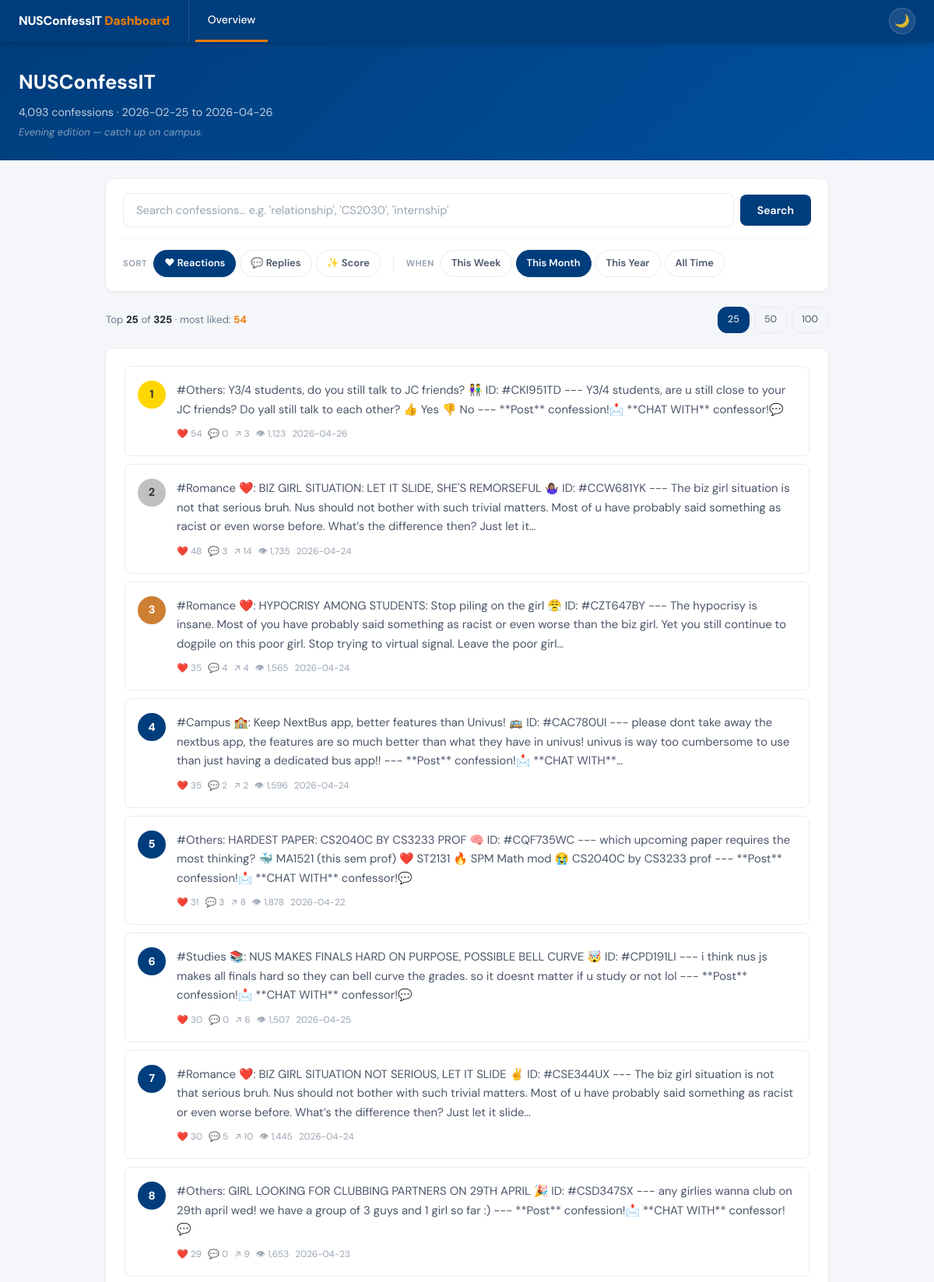
/?sort=reactions&range=month&n=25 (upper part), run on the app's committed database.
### tables this page shows
CREATE TABLE messages (
                id INTEGER NOT NULL,
                channel TEXT NOT NULL,
                date TEXT,
                text TEXT,
                views INTEGER DEFAULT 0,
                forwards INTEGER DEFAULT 0,
                reactions_count INTEGER DEFAULT 0,
                reply_count INTEGER DEFAULT 0,
                is_reply BOOLEAN DEFAULT 0,
                reply_to_msg_id INTEGER,
                word_count INTEGER DEFAULT 0,
                char_count INTEGER DEFAULT 0,
                scraped_at TEXT, category TEXT, confession_id TEXT, title TEXT, content TEXT, llm_summary TEXT, summary_date TEXT,
                PRIMARY KEY (id, channel)
            );

### server.py (the view)
@app.route("/")
def index():
    range_key = request.args.get("range", "week")
    if range_key not in RANGES:
        range_key = "week"
    n = min(int(request.args.get("n", 25)), 200)
    sort_key = request.args.get("sort", "reactions")
    if sort_key not in SORTS:
        sort_key = "reactions"
    q = request.args.get("q", "").strip()
    days = RANGES[range_key]
    conn = _connect()
    count_q = "SELECT COUNT(*) FROM messages WHERE is_reply=0"
    params = []
    if days:
        since = (datetime.now(timezone.utc) - timedelta(days=days)).isoformat()
        count_q += " AND date >= ?"
        params.append(since)
    total = conn.execute(count_q, params).fetchone()[0]
    conn.close()
    posts = get_posts(days=days, limit=n, sort=sort_key, q=q or None)
    stats = get_overview_stats()
    monthly = get_monthly_counts()
    max_monthly = max(c for _, c in monthly) if monthly else 1
    return render_template("index.html",
        active_page="home",
        posts=posts,
        stats=stats,
        monthly=monthly,
        max_monthly=max_monthly,
        range_key=range_key,
        sort_key=sort_key,
        q=q,
        n=n,
        total=total,
    )

### server.py (called while the page is built)
def _strip_md(text: str) -> str:
    return _MD_INLINE.sub(r'\1', text)

def _connect():
    conn = sqlite3.connect(DB_PATH)
    conn.row_factory = sqlite3.Row
    return conn

def _score_expr():
    return "(reactions_count * 3 + reply_count * 2 + forwards)"

def _excerpt(text: str, max_chars: int = 300) -> str:
    text = _strip_md((text or "").strip())
    if len(text) <= max_chars:
        return text
    return text[:max_chars].rsplit(" ", 1)[0] + "…"

def _enrich(rows):
    out = []
    for r in rows:
        p = dict(r)
        p["excerpt"] = _excerpt(p.get("content") or p.get("text") or "")
        p["score"] = p.get("score", 0)
        out.append(p)
    return out

def get_posts(days=None, limit=25, sort="reactions", q=None):
    conn = _connect()
    order_expr = SORTS.get(sort, SORTS["reactions"])
    sql = f"SELECT *, {_score_expr()} AS score FROM messages WHERE is_reply=0"
    params = []
    if days:
        since = (datetime.now(timezone.utc) - timedelta(days=days)).isoformat()
        sql += " AND date >= ?"
        params.append(since)
    if q:
        like = f"%{q}%"
        sql += " AND (text LIKE ? OR title LIKE ? OR content LIKE ?)"
        params.extend([like, like, like])
    sql += f" ORDER BY {order_expr} DESC LIMIT ?"
    params.append(limit)
    rows = conn.execute(sql, params).fetchall()
    conn.close()
    return _enrich(rows)

def get_monthly_counts():
    conn = _connect()
    rows = conn.execute("""
        SELECT strftime('%Y-%m', date) as month, COUNT(*) as cnt
        FROM messages WHERE is_reply=0 AND date IS NOT NULL
        GROUP BY month ORDER BY month DESC LIMIT 18
    """).fetchall()
    conn.close()
    data = [(r["month"], r["cnt"]) for r in rows]
    data.reverse()
    return data

### templates/index.html (shortened to what this page needs)
{% extends "base.html" %}
{% block content %}
<div class="page-header">
  <h1>NUSConfessIT</h1>
  <p>{{ "{:,}".format(stats.total) }} confessions &middot; {{ stats.first_date }} to {{ stats.last_date }}</p>
  <p id="time-tagline" style="opacity:0.5; font-size:0.81rem; margin-top:4px; font-style:italic;"></p>
</div>
<div class="container">
  <div class="filter-bar">
    <form method="get" action="/">
      <div class="search-bar" style="margin-bottom:0; display:flex; align-items:center; gap:8px;">
        <input type="text" name="q" value="{{ q }}" placeholder="Search confessions… e.g. 'relationship', 'CS2030', 'internship'" />
        <button type="submit">Search</button>
      </div>
    </form>
    <div class="filter-row">
      <div class="filter-group">
        <span class="filter-label">Sort</span>
        <div class="filter-pills">
          <a href="/?sort=reactions&range={{ range_key }}&n={{ n }}{% if q %}&q={{ q|urlencode }}{% endif %}" class="{{ 'active' if sort_key == 'reactions' }}">❤ Reactions</a>
          <a href="/?sort=replies&range={{ range_key }}&n={{ n }}{% if q %}&q={{ q|urlencode }}{% endif %}" class="{{ 'active' if sort_key == 'replies' }}">💬 Replies</a>
          <a href="/?sort=score&range={{ range_key }}&n={{ n }}{% if q %}&q={{ q|urlencode }}{% endif %}" class="{{ 'active' if sort_key == 'score' }}">✨ Score</a>
        </div>
      </div>
      <div class="filter-group">
        <span class="filter-label">When</span>
        <div class="filter-pills">
          <a href="/?sort={{ sort_key }}&range=week&n={{ n }}{% if q %}&q={{ q|urlencode }}{% endif %}" class="{{ 'active' if range_key == 'week' }}">This Week</a>
          <a href="/?sort={{ sort_key }}&range=month&n={{ n }}{% if q %}&q={{ q|urlencode }}{% endif %}" class="{{ 'active' if range_key == 'month' }}">This Month</a>
          <a href="/?sort={{ sort_key }}&range=year&n={{ n }}{% if q %}&q={{ q|urlencode }}{% endif %}" class="{{ 'active' if range_key == 'year' }}">This Year</a>
          <a href="/?sort={{ sort_key }}&range=all&n={{ n }}{% if q %}&q={{ q|urlencode }}{% endif %}" class="{{ 'active' if range_key == 'all' }}">All Time</a>
        </div>
      </div>
    </div>
  </div>
  <div style="display:flex; justify-content:space-between; align-items:center; flex-wrap:wrap; gap:12px; margin-bottom:20px;">
    <p class="results-meta" style="margin:0;">
      {% if q %}
        <strong>{{ posts|length }}</strong> results for <strong>"{{ q }}"</strong>
        &middot; <a href="/?sort={{ sort_key }}&range={{ range_key }}&n={{ n }}" class="link-blue" style="font-size:0.83rem;">clear</a>
      {% else %}
        Top <strong>{{ n }}</strong> of <strong>{{ "{:,}".format(total) }}</strong>
        {% if posts %}
          {% if sort_key == 'reactions' %}&middot; most liked: <strong style="color:var(--orange);">{{ posts[0].reactions_count }}</strong>
          {% elif sort_key == 'replies' %}&middot; most discussed: <strong style="color:var(--orange);">{{ posts[0].reply_count }}</strong>
          {% else %}&middot; best score: <strong style="color:var(--orange);">{{ posts[0].score }}</strong>
          {% endif %}
        {% endif %}
      {% endif %}
    </p>
    <div style="display:flex; gap:6px;">
      <a href="/?range={{ range_key }}&sort={{ sort_key }}&n=25{% if q %}&q={{ q|urlencode }}{% endif %}" class="n-pill {{ 'active' if n == 25 }}">25</a>
      <a href="/?range={{ range_key }}&sort={{ sort_key }}&n=50{% if q %}&q={{ q|urlencode }}{% endif %}" class="n-pill {{ 'active' if n == 50 }}">50</a>
      <a href="/?range={{ range_key }}&sort={{ sort_key }}&n=100{% if q %}&q={{ q|urlencode }}{% endif %}" class="n-pill {{ 'active' if n == 100 }}">100</a>
    </div>
  </div>
  <div class="card">
    {% for p in posts %}
    <a href="/post/{{ p.id }}" style="text-decoration:none; color:inherit; display:block;">
    <div class="confession-card">
      <div class="rank-num {% if loop.index == 1 %}rank-1{% elif loop.index == 2 %}rank-2{% elif loop.index == 3 %}rank-3{% endif %}">{{ loop.index }}</div>
      <div class="c-body">
        <div class="c-text">{% if q %}{{ p.excerpt | replace(q, '<mark>' ~ q ~ '</mark>') | safe }}{% else %}{{ p.excerpt }}{% endif %}</div>
        <div class="c-meta">
          <span aria-label="{{ p.reactions_count }} reactions">❤️ {{ p.reactions_count }}</span>
          <span aria-label="{{ p.reply_count }} replies">💬 {{ p.reply_count }}</span>
          <span aria-label="{{ p.forwards }} forwards">↗ {{ p.forwards }}</span>
          <span aria-label="{{ '{:,}'.format(p.views or 0) }} views">👁 {{ "{:,}".format(p.views or 0) }}</span>
          <span>{{ p.date[:10] }}</span>
        </div>
      </div>
    </div>
    </a>
    {% else %}
    <div class="empty">{% if q %}Nothing found for "{{ q }}" — try a broader term or a different time range.{% else %}Quiet {{ 'week' if range_key == 'week' else 'month' if range_key == 'month' else 'year' if range_key == 'year' else 'archive' }}. Everyone's studying (probably).{% endif %}</div>
    {% endfor %}
  </div>
</div>
{% endblock %}

### templates/base.html (shortened to what this page needs)
<!DOCTYPE html>
<html lang="en">
<head>
</head>
<body>
<nav>
  <div class="brand">NUSConfessIT <span>Dashboard</span></div>
  <a href="/" class="{{ 'active' if active_page == 'home' }}">Overview</a>
  <button class="theme-toggle" onclick="toggleTheme()" aria-label="Toggle dark mode">
    <span class="theme-icon"></span>
  </button>
</nav>
{% block content %}{% endblock %}
</body>
</html>

### data on the page
messages: reactions_count "54", excerpt "#Others: Y3/4 students, do you still talk to JC friends? 👫 ID: #CKI951TD --- Y3/4 students, are u still close to your JC friends? Do yall still talk to each other? 👍 Yes 👎 No --- **Post** confession!📩 **CHAT WITH** confessor!💬", reply_count "0", forwards "3", views "1,123", date "2026-04-26"
messages: excerpt "#Romance ❤️: BIZ GIRL SITUATION: LET IT SLIDE, SHE'S REMORSEFUL 🤷🏽‍♀️ ID: #CCW681YK --- The biz girl situation is not that serious bruh. Nus should not bother with such trivial matters. Most of u have probably said something as racist or even worse before. What’s the difference then? Just let it…", reactions_count "48", reply_count "3", forwards "14", views "1,735", date "2026-04-24"
messages: excerpt "#Romance ❤️: HYPOCRISY AMONG STUDENTS: Stop piling on the girl 😤 ID: #CZT647BY --- The hypocrisy is insane. Most of you have probably said something as racist or even worse than the biz girl. Yet you still continue to dogpile on this poor girl. Stop trying to virtual signal. Leave the poor girl…", reactions_count "35", reply_count "4", forwards "4", views "1,565", date "2026-04-24"
messages: excerpt "#Campus 🏫: Keep NextBus app, better features than Univus! 🚌 ID: #CAC780UI --- please dont take away the nextbus app, the features are so much better than what they have in univus! univus is way too cumbersome to use than just having a dedicated bus app!! --- **Post** confession!📩 **CHAT WITH**…", reactions_count "35", reply_count "2", forwards "2", views "1,596", date "2026-04-24"
messages: excerpt "#Others: HARDEST PAPER: CS2040C BY CS3233 PROF 🧠 ID: #CQF735WC --- which upcoming paper requires the most thinking? 🐳 MA1521 (this sem prof) ❤️ ST2131 🔥 SPM Math mod 😭 CS2040C by CS3233 prof --- **Post** confession!📩 **CHAT WITH** confessor!💬", reactions_count "31", reply_count "3", forwards "8", views "1,878", date "2026-04-22"
messages: excerpt "#Studies 📚: NUS MAKES FINALS HARD ON PURPOSE, POSSIBLE BELL CURVE 🤯 ID: #CPD191LI --- i think nus js makes all finals hard so they can bell curve the grades. so it doesnt matter if u study or not lol --- **Post** confession!📩 **CHAT WITH** confessor!💬", reactions_count "30", reply_count "0", forwards "6", views "1,507", date "2026-04-25"
messages: excerpt "#Romance ❤️: BIZ GIRL SITUATION NOT SERIOUS, LET IT SLIDE ✌️ ID: #CSE344UX --- The biz girl situation is not that serious bruh. Nus should not bother with such trivial matters. Most of u have probably said something as racist or even worse before. What’s the difference then? Just let it slide…", reactions_count "30", reply_count "5", forwards "10", views "1,445", date "2026-04-24"
messages: excerpt "#Others: GIRL LOOKING FOR CLUBBING PARTNERS ON 29TH APRIL 🎉 ID: #CSD347SX --- any girlies wanna club on 29th april wed! we have a group of 3 guys and 1 girl so far :) --- **Post** confession!📩 **CHAT WITH** confessor!💬", reactions_count "29", reply_count "0", forwards "9", views "1,653", date "2026-04-23"

### other printed values
{{ "{:,}".format(stats.total) }} "4,093"
{{ stats.first_date }} "2026-02-25"
{{ stats.last_date }} "2026-04-26"
{{ n }} "25"
{{ "{:,}".format(total) }} "325"
